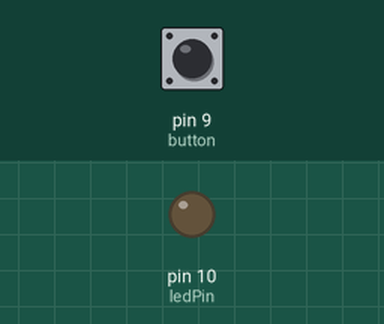
A sketch run on a simulated Arduino Uno, built with avr-gcc and run on an emulated ATmega328P. Parts: output pins drawn as LEDs (lit = HIGH). Inputs (shaded band) come from the test bench; at power-on: pin 9 (button) LOW.

Above: at 1.2 s.
1.3 s: pin 9 (button) pulled HIGH for 0.15 s
At 1.37 s:
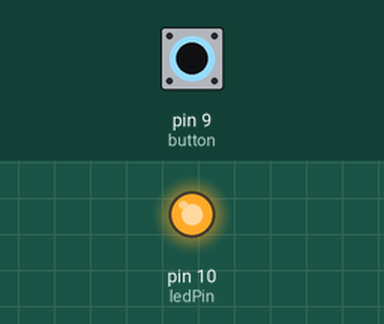
2.9 s: pin 9 (button) pulled HIGH for 3.2 s
At 6.8 s:
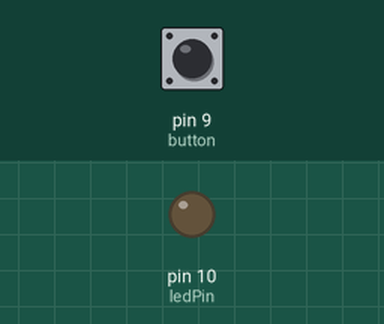
Timing chart, 0 to 8.3 s (numbered marks = the images above; inputs shaded):
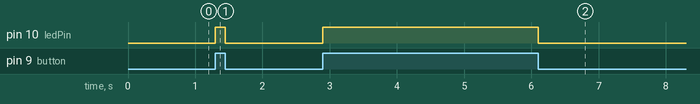

The sketch:

Button.ino
```cpp
//Button

const int ledPin =  10;
const int button = 9;
int buttonState = 0;

void setup() {
  pinMode(ledPin, OUTPUT);
  pinMode(button, INPUT);
}

void loop(){
   buttonState = digitalRead(button);  //Read the value from the button and assign it to a variable

  if (buttonState == HIGH) {
    digitalWrite(ledPin, HIGH);         //If the value is high (button is pressed) turn on the LED
  }
  else {
    digitalWrite(ledPin, LOW);          //If anything else happens turn the LED off
  }
}
```

Measured:
- after the input at 1.3 s, pin 10 (ledPin): LOW → HIGH at once, → LOW 0.15 s later
- after the input at 2.9 s, pin 10 (ledPin): LOW → HIGH at once, → LOW 3.2 s later
